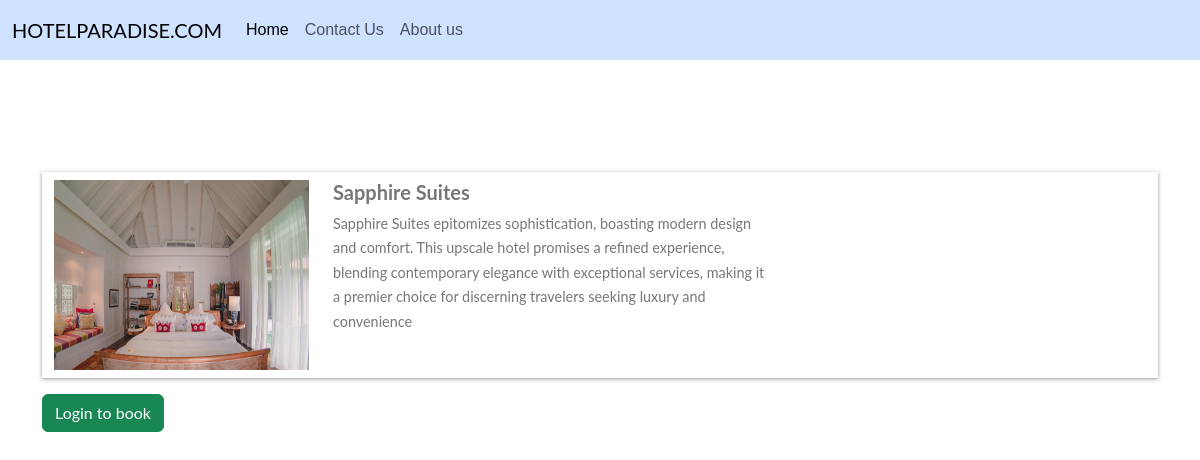
/hotel/hotel_details/d2c29a8500e040dd8ab41d36b9a79389/, run on the app's committed database.
### home/models.py (models this page shows, shortened)
class BaseModel(models.Model):
    uid = models.UUIDField(default=uuid.uuid4, editable=False, unique=True, primary_key=True)
    created_at = models.DateField(auto_now_add=True)
    updated_at = models.DateField(auto_now_add=True)
    class Meta:
        abstract = True

class Hotel(BaseModel):
    hotel_name = models.CharField(max_length=100)
    hotel_price = models.PositiveIntegerField(default=1000)
    description = models.TextField(max_length=500)
    amenity_name = models.ManyToManyField(Amenities)
    room_count = models.PositiveIntegerField(default=10)
    city_name = models.ForeignKey(Cities, related_name="city_name", on_delete = models.CASCADE)
    class Meta:
        ordering = ['hotel_name']

class Hotelimages(BaseModel):
    hotel = models.ForeignKey(Hotel, related_name="images", on_delete=models.CASCADE)
    hotel_images = models.ImageField(upload_to="hotel_images")

### home/views.py (the view, shortened to what this page needs)
# urls.py: path("hotel_details/<uid>/", views.hotel_details, name='hotel_details'),
def hotel_details(request, uid):
    hotel_obj = Hotel.objects.get(uid=uid)
    context = {'hotel_obj': hotel_obj}
    return render(request, "hotel_details.html", context)

### home/templates/hotel_details.html (shortened to what this page needs)
{% extends "base.html" %}
{% block body %}
<nav class="navbar navbar-expand-lg bg-primary-subtle">
    <div class="container-fluid">
      <a class="navbar-brand" href="/hotel">HOTELPARADISE.COM</a>
      <div class="collapse navbar-collapse" id="navbarNav">
        <ul class="navbar-nav text-light" style="font-family: 'Montserrat', sans-serif;;">
          <li class="nav-item">
            <a class="nav-link active" aria-current="page" href="/hotel/">Home</a>
          </li>
          <li class="nav-item">
            <a class="nav-link" href="#">Contact Us</a>
          </li>
          <li class="nav-item">
            <a class="nav-link" href="#">About us</a>
          </li>
        </ul>
      </div>
    </div>
  </nav>
<div class="container mt-5 pt-5">
    <div class="row search-card-result">
        <div class="col-md-3">
                <img class="img-fluid" src="/media/{{hotel_obj.images.first.hotel_images}}"  alt="Card image cap">
        </a></div>
        <div class="col-md-5">
            <h5>{{hotel_obj.hotel_name}}</h5>
            <p>
                {{hotel_obj.description}}
            </p>
        </div>
        <div class="col-md-2 border-left text-center more-offers">
        </div>
        <div class="col-md-2 border-left text-center more-offers">
        </div>
    </div>
    {% if request.user.is_authenticated %}
    <div class="filter-card">
        <h5>Book Hotel</h5>
        <hr>
        {% if messages %}
        <div class="alert alert-warning" role="">
         {% for message in messages %}
        {{message}}
        {% endfor %}
     </div>
    {% endif %}
        <form method="post">
            {% csrf_token %}
            <div class="filter-card">
            <div class="row form-group">
                <div class="col-md-10">
                    <label for="mintopay">Check in</label>
                    <p>
                        <input type="date" name="checkin" id="checkin" class="form-control">
                    </p>
                </div>
                <div class="col-md-10">
                    <label for="maxtopay">Check out</label>
                    <p>
                        <input type="date" name="checkout" id="checkout" class="form-control">
                    </p>
                </div>
            </div>
            <div class="row form-group">
                <div class="col-md-10">
                    <input type="submit" class="btn btn-primary btn-block" value="Book">
                </div>
            </div>
        </form>
    </div>
    {% else %}
    <a href="/hotel/login?next={{ request.path }}" class="btn btn-success">Login to book</a>
    {% endif %}
</div>
{% endblock %}

### home/templates/base.html (style rules this page uses)
body { font-family: "Lato", Arial, sans-serif; font-weight: 400; font-size: 16px; line-height: 1.7; background: #fff; color: #777; }
nav { margin-bottom: 1rem; }
nav a { color: white; -webkit-transition: 0.5s; -o-transition: 0.5s; transition: 0.5s; }
.search-card-result { box-shadow: 0px 1px 4px rgba(41, 51, 57, 0.5); margin: 1rem 0; padding: 0.5rem 0; background-color: #fff; }
.search-card-result img { height: 190px; }
.search-card-result h5 { font-style: 1.1rem; font-weight: 700; }
.search-card-result p { font-size: 0.9rem; }

### data on the page
Hotel: images.first.hotel_images (picture), hotel_name "Sapphire Suites", description "Sapphire Suites epitomizes sophistication, boasting modern design and comfort. This upscale hotel promises a refined experience, blending contemporary elegance with exceptional services, making it a premier choice for discerning travelers seeking luxury and convenience"
